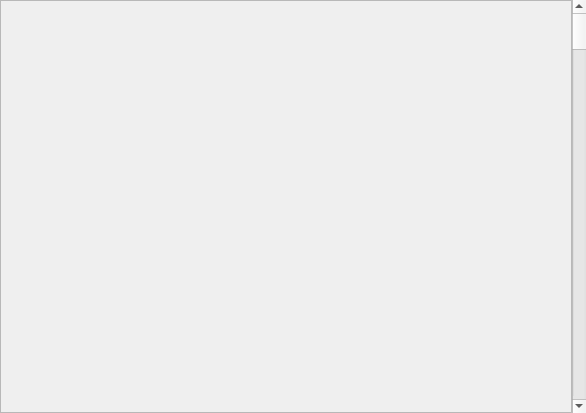
<?xml version="1.0" encoding="UTF-8"?>
<ui version="4.0">
 <class>FileView</class>
 <widget class="QWidget" name="FileView">
  <property name="geometry">
   <rect>
    <x>0</x>
    <y>0</y>
    <width>586</width>
    <height>413</height>
   </rect>
  </property>
  <property name="windowTitle">
   <string>FileView</string>
  </property>
  <layout class="QHBoxLayout" name="horizontalLayout">
   <property name="spacing">
    <number>0</number>
   </property>
   <property name="leftMargin">
    <number>0</number>
   </property>
   <property name="topMargin">
    <number>0</number>
   </property>
   <property name="rightMargin">
    <number>0</number>
   </property>
   <property name="bottomMargin">
    <number>0</number>
   </property>
   <item>
    <widget class="QFrame" name="frame">
     <property name="frameShape">
      <enum>QFrame::StyledPanel</enum>
     </property>
     <property name="frameShadow">
      <enum>QFrame::Raised</enum>
     </property>
    </widget>
   </item>
   <item>
    <widget class="QScrollBar" name="verticalScrollBar">
     <property name="orientation">
      <enum>Qt::Vertical</enum>
     </property>
    </widget>
   </item>
  </layout>
 </widget>
 <resources/>
 <connections/>
</ui>
